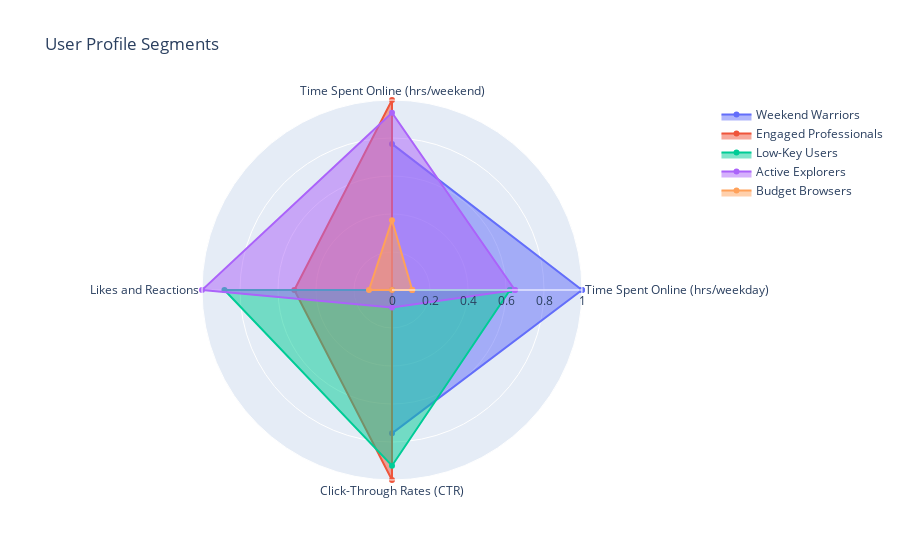

The cell this chart's notebook holds for it:
### Code cell
import plotly.graph_objects as go
fig = go.Figure()

# loop through each segment to add to the radar chart
for i, segment in enumerate(segment_names):
    fig.add_trace(go.Scatterpolar(
        r=radar_df_normalized.iloc[i][features_to_plot].values.tolist() + [radar_df_normalized.iloc[i][features_to_plot].values[0]],  # Add the first value at the end to close the radar chart
        theta=labels.tolist() + [labels[0]],  # add the first label at the end to close the radar chart
        fill='toself',
        name=segment,
        hoverinfo='text',
        text=[f"{label}: {value:.2f}" for label, value in zip(features_to_plot, radar_df_normalized.iloc[i][features_to_plot])]+[f"{labels[0]}: {radar_df_normalized.iloc[i][features_to_plot][0]:.2f}"]  # Adding hover text for each feature
    ))

# update the layout to finalize the radar chart
fig.update_layout(
    polar=dict(
        radialaxis=dict(
            visible=True,
            range=[0, 1]
        )),
    showlegend=True,
    title='User Profile Segments'
)

fig.show()

### Figure 1 — Plotly figure (JSON) as saved in the notebook; plotly's stock layout.template omitted (floating-point values rounded to 4 significant figures)
{"data": [{"fill": "toself", "hoverinfo": "text", "name": "Weekend Warriors", "r": [1, 0.769, 0, 0.7546, 1], "text": ["Time Spent Online (hrs/weekday): 1.00", "Time Spent Online (hrs/weekend): 0.77", "Likes and Reactions: 0.00", "Click-Through Rates (CTR): 0.75", "Time Spent Online (hrs/weekday): 1.00"], "theta": ["Time Spent Online (hrs/weekday)", "Time Spent Online (hrs/weekend)", "Likes and Reactions", "Click-Through Rates (CTR)", "Time Spent Online (hrs/weekday)"], "type": "scatterpolar"}, {"fill": "toself", "hoverinfo": "text", "name": "Engaged Professionals", "r": [0, 1, 0.5142, 1, 0], "text": ["Time Spent Online (hrs/weekday): 0.00", "Time Spent Online (hrs/weekend): 1.00", "Likes and Reactions: 0.51", "Click-Through Rates (CTR): 1.00", "Time Spent Online (hrs/weekday): 0.00"], "theta": ["Time Spent Online (hrs/weekday)", "Time Spent Online (hrs/weekend)", "Likes and Reactions", "Click-Through Rates (CTR)", "Time Spent Online (hrs/weekday)"], "type": "scatterpolar"}, {"fill": "toself", "hoverinfo": "text", "name": "Low-Key Users", "r": [0.621, 0, 0.8819, 0.9252, 0.621], "text": ["Time Spent Online (hrs/weekday): 0.62", "Time Spent Online (hrs/weekend): 0.00", "Likes and Reactions: 0.88", "Click-Through Rates (CTR): 0.93", "Time Spent Online (hrs/weekday): 0.62"], "theta": ["Time Spent Online (hrs/weekday)", "Time Spent Online (hrs/weekend)", "Likes and Reactions", "Click-Through Rates (CTR)", "Time Spent Online (hrs/weekday)"], "type": "scatterpolar"}, {"fill": "toself", "hoverinfo": "text", "name": "Active Explorers", "r": [0.647, 0.9333, 1, 0.09231, 0.647], "text": ["Time Spent Online (hrs/weekday): 0.65", "Time Spent Online (hrs/weekend): 0.93", "Likes and Reactions: 1.00", "Click-Through Rates (CTR): 0.09", "Time Spent Online (hrs/weekday): 0.65"], "theta": ["Time Spent Online (hrs/weekday)", "Time Spent Online (hrs/weekend)", "Likes and Reactions", "Click-Through Rates (CTR)", "Time Spent Online (hrs/weekday)"], "type": "scatterpolar"}, {"fill": "toself", "hoverinfo": "text", "name": "Budget Browsers", "r": [0.1064, 0.3673, 0.1212, 0, 0.1064], "text": ["Time Spent Online (hrs/weekday): 0.11", "Time Spent Online (hrs/weekend): 0.37", "Likes and Reactions: 0.12", "Click-Through Rates (CTR): 0.00", "Time Spent Online (hrs/weekday): 0.11"], "theta": ["Time Spent Online (hrs/weekday)", "Time Spent Online (hrs/weekend)", "Likes and Reactions", "Click-Through Rates (CTR)", "Time Spent Online (hrs/weekday)"], "type": "scatterpolar"}], "layout": {"polar": {"radialaxis": {"range": [0, 1], "visible": true}}, "showlegend": true, "title": {"text": "User Profile Segments"}}}
